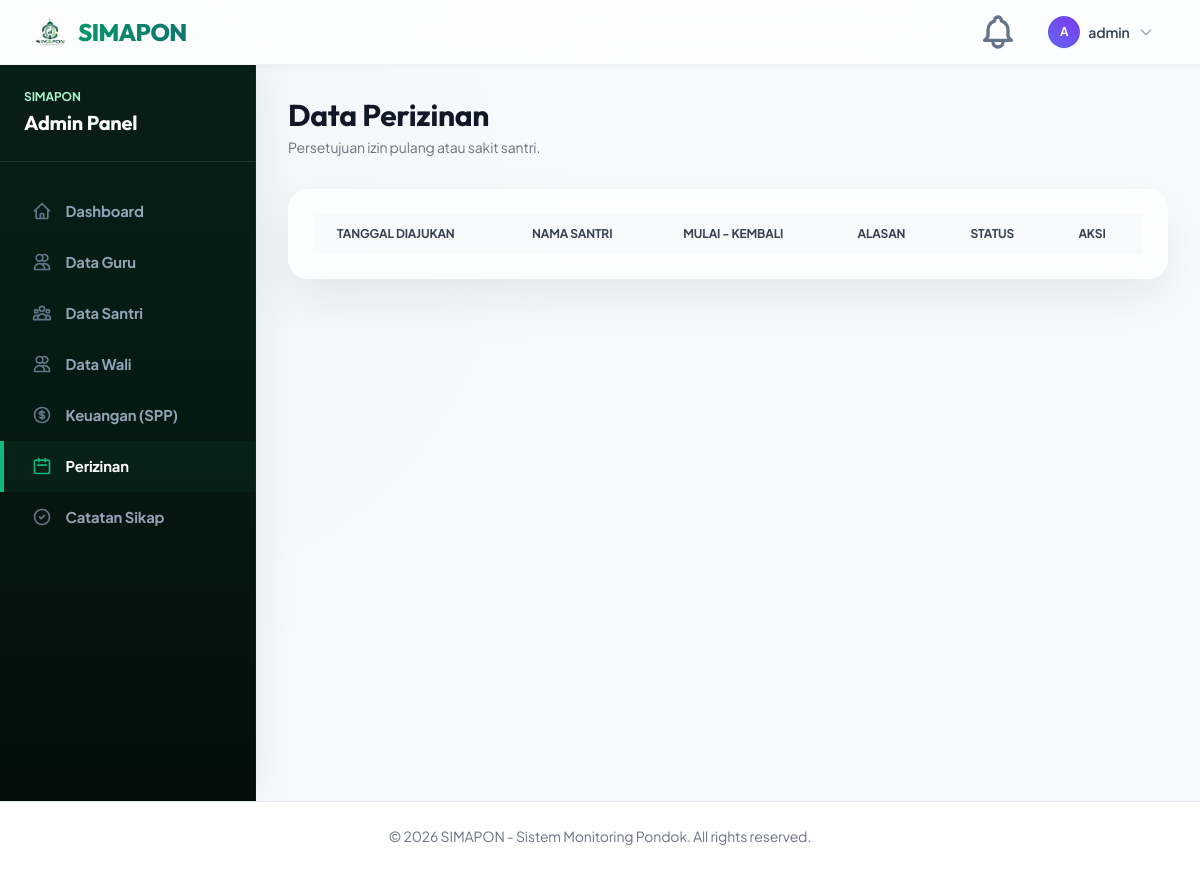
/dashboard/admin/permit/ (signed in), run on an earlier commit of the app's database.
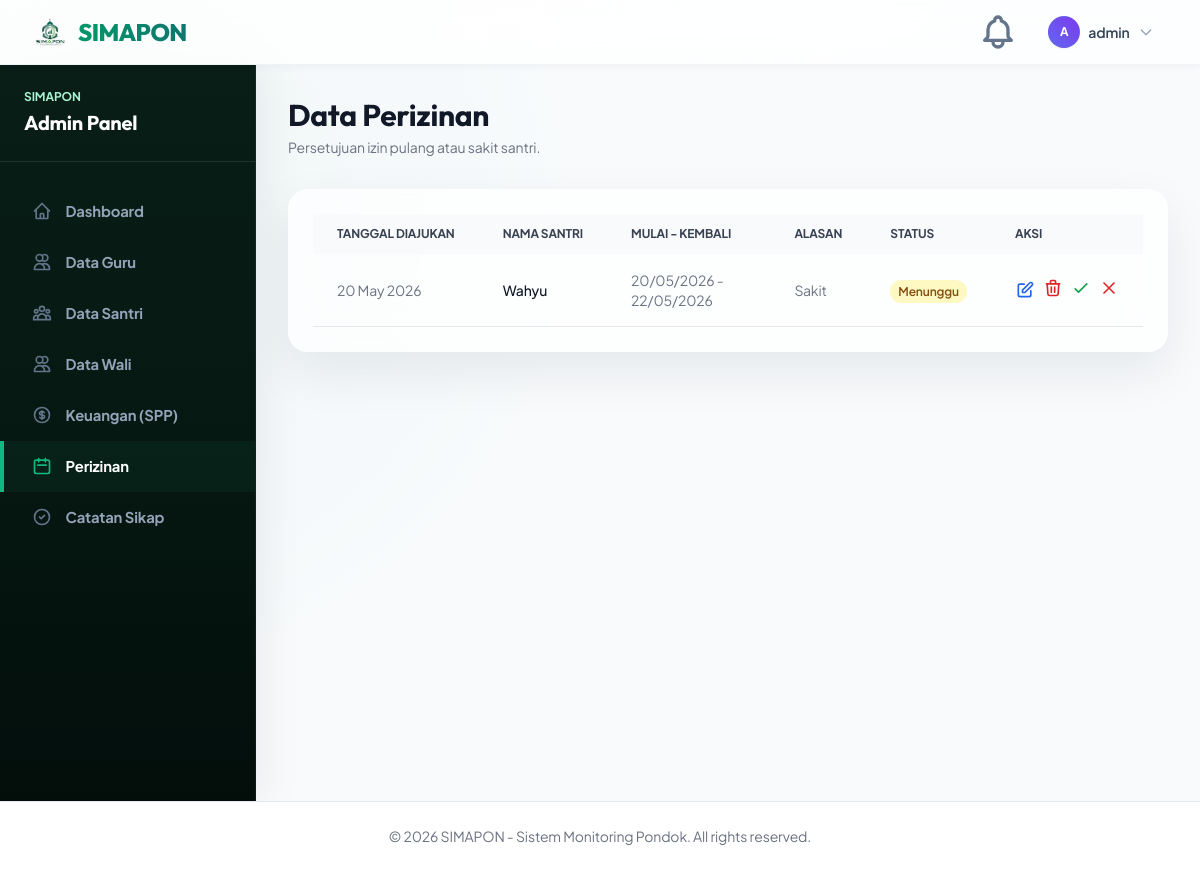
And on a later commit of the database.
### permits/models.py (models this page shows, shortened)
class Permit(models.Model):
    STATUS_CHOICES = [
        ('menunggu', 'Menunggu Persetujuan'),
        ('disetujui', 'Disetujui'),
        ('ditolak', 'Ditolak'),
    ]
    student = models.ForeignKey(Student, on_delete=models.CASCADE, related_name='permits')
    reason = models.TextField(verbose_name="Alasan Izin")
    start_date = models.DateField(verbose_name="Tanggal Mulai")
    end_date = models.DateField(verbose_name="Tanggal Kembali")
    status = models.CharField(max_length=20, choices=STATUS_CHOICES, default='menunggu')
    created_at = models.DateTimeField(auto_now_add=True)
    class Meta:
        db_table = 'simapon_perizinan'

### students/models.py (models this page shows, shortened)
class Student(models.Model):
    parent = models.ForeignKey(settings.AUTH_USER_MODEL, on_delete=models.CASCADE, related_name='children', limit_choices_to={'is_parent': True}, blank=True, null=True)
    nis = models.CharField(max_length=20, unique=True, verbose_name="NIS")
    name = models.CharField(max_length=100, verbose_name="Nama Lengkap")
    grade = models.CharField(max_length=50, verbose_name="Kelas")
    birth_date = models.DateField(verbose_name="Tanggal Lahir")
    photo = models.ImageField(upload_to=get_student_upload_path, blank=True, null=True, verbose_name="Foto Santri")
    class Meta:
        db_table = 'simapon_santri'

### users/views.py (the view, shortened to what this page needs)
# urls.py: path('dashboard/admin/permit/', views.admin_permit_list, name='admin_permit_list'),
@login_required
def admin_permit_list(request):
    if not (request.user.is_admin or request.user.is_staff):
        return redirect('dashboard')
    permits = Permit.objects.all().select_related('student').order_by('-created_at')
    return render(request, 'dashboards/admin/permit.html', {'permits': permits})

### users/context_processors.py (called while the page is built)
def notifications_processor(request):
    if request.user.is_authenticated:
        latest_notifications = request.user.notifications.all()[:10]
        unread_count = request.user.notifications.filter(is_read=False).count()
        return {
            'latest_notifications': latest_notifications,
            'unread_notifications_count': unread_count,
        }
    return {}

### templates/dashboards/admin/permit.html (shortened to what the changed rows need)
{% extends 'dashboards/admin/base.html' %} {% block admin_content %}
<div class="mb-8 flex justify-between items-center">
  <div>
    <h2
      class="text-2xl font-bold leading-7 text-gray-900 sm:text-3xl sm:truncate"
    >
      Data Perizinan
    </h2>
  </div>
</div>
<div class="bg-white shadow sm:rounded-lg overflow-hidden">
  <div class="p-6">
    <table class="datatable w-full text-left text-sm text-gray-500">
      <thead class="text-xs text-gray-700 uppercase bg-gray-50">
        <tr>
          <th class="px-6 py-3">Tanggal Diajukan</th>
          <th class="px-6 py-3">Nama Santri</th>
          <th class="px-6 py-3">Mulai - Kembali</th>
          <th class="px-6 py-3">Alasan</th>
          <th class="px-6 py-3">Status</th>
          <th class="px-6 py-3">Aksi</th>
        </tr>
      </thead>
      <tbody>
        {% for permit in permits %}
        <tr class="border-b hover:bg-gray-50">
          <td class="px-6 py-4">{{ permit.created_at|date:"d M Y" }}</td>
          <td class="px-6 py-4 font-medium text-gray-900">
            {{ permit.student.name }}
          </td>
          <td class="px-6 py-4">
            {{ permit.start_date|date:"d/m/Y" }} - {{ permit.end_date|date:"d/m/Y" }}
          </td>
          <td class="px-6 py-4 truncate max-w-xs">{{ permit.reason }}</td>
          <td class="px-6 py-4">
            {% if permit.status == 'disetujui' %}
            <span
              class="px-2 py-1 text-xs font-semibold rounded-full bg-green-100 text-green-800"
              >Disetujui</span
            >
            {% elif permit.status == 'ditolak' %}
            <span
              class="px-2 py-1 text-xs font-semibold rounded-full bg-red-100 text-red-800"
              >Ditolak</span
            >
            {% else %}
            <span
              class="px-2 py-1 text-xs font-semibold rounded-full bg-yellow-100 text-yellow-800"
              >Menunggu</span
            >
            {% endif %}
          </td>
          <td class="px-6 py-4">
            <div class="flex items-center gap-2">
              <a
                href="{% url 'edit_permit' permit.id %}"
                class="text-blue-600 hover:text-blue-900"
                title="Edit Izin"
              >
                <svg
                  class="w-5 h-5"
                  fill="none"
                  stroke="currentColor"
                  viewBox="0 0 24 24"
                >
                  <path
                    stroke-linecap="round"
                    stroke-linejoin="round"
                    stroke-width="2"
                    d="M11 5H6a2 2 0 00-2 2v11a2 2 0 002 2h11a2 2 0 002-2v-5m-1.414-9.414a2 2 0 112.828 2.828L11.828 15H9v-2.828l8.586-8.586z"
                  />
                </svg>
              </a>
              <form method="POST" class="inline">
                <button
                  type="submit"
                  name="action"
                  value="delete"
                  class="text-red-600 hover:text-red-900"
                  title="Hapus Izin"
                  onclick="return confirm('Hapus permintaan izin ini?');"
                >
                  <svg
                    class="w-5 h-5"
                    fill="none"
                    stroke="currentColor"
                    viewBox="0 0 24 24"
                  >
                    <path
                      stroke-linecap="round"
                      stroke-linejoin="round"
                      stroke-width="2"
                      d="M19 7l-.867 12.142A2 2 0 0116.138 21H7.862a2 2 0 01-1.995-1.858L5 7m5 4v6m4-6v6m1-10V4a1 1 0 00-1-1h-4a1 1 0 00-1 1v3M4 7h16"
                    />
                  </svg>
                </button>
              </form>
              {% if permit.status == 'menunggu' %}
              <form method="POST" class="inline">
                <button
                  type="submit"
                  name="action"
                  value="approve"
                  class="text-green-600 hover:text-green-800"
                  title="Setujui"
                >
                  <svg
                    class="w-5 h-5"
                    fill="none"
                    stroke="currentColor"
                    viewBox="0 0 24 24"
                  >
                    <path
                      stroke-linecap="round"
                      stroke-linejoin="round"
                      stroke-width="2"
                      d="M5 13l4 4L19 7"
                    />
                  </svg>
                </button>
              </form>
              <form method="POST" class="inline">
                <button
                  type="submit"
                  name="action"
                  value="reject"
                  class="text-red-600 hover:text-red-800"
                  title="Tolak"
                >
                  <svg
                    class="w-5 h-5"
                    fill="none"
                    stroke="currentColor"
                    viewBox="0 0 24 24"
                  >
                    <path
                      stroke-linecap="round"
                      stroke-linejoin="round"
                      stroke-width="2"
                      d="M6 18L18 6M6 6l12 12"
                    />
                  </svg>
                </button>
              </form>
              {% endif %}
            </div>
          </td>
        </tr>
        {% endfor %}
      </tbody>
    </table>
  </div>
</div>
{% endblock %}

What changed in the data, as far as the page shows it:
added Permit: created_at "20 May 2026", student.name "Wahyu", start_date "20/05/2026", end_date "22/05/2026", reason "Sakit", status "Menunggu"
